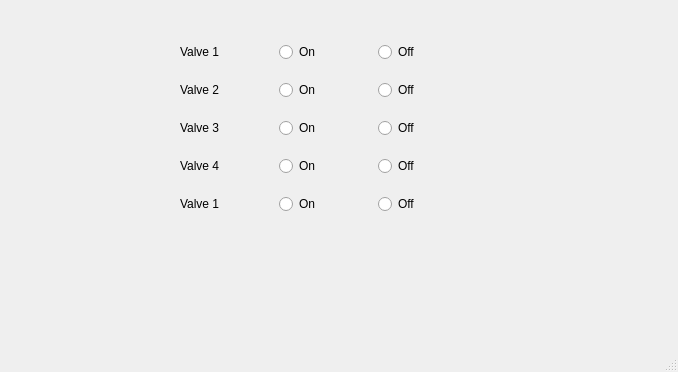
<?xml version="1.0" encoding="UTF-8"?>
<ui version="4.0">
 <class>PneumaticTest</class>
 <widget class="QMainWindow" name="PneumaticTest">
  <property name="geometry">
   <rect>
    <x>0</x>
    <y>0</y>
    <width>678</width>
    <height>372</height>
   </rect>
  </property>
  <property name="windowTitle">
   <string>MainWindow</string>
  </property>
  <widget class="QWidget" name="centralwidget">
   <widget class="QWidget" name="gridLayoutWidget">
    <property name="geometry">
     <rect>
      <x>180</x>
      <y>30</y>
      <width>291</width>
      <height>201</height>
     </rect>
    </property>
    <layout class="QGridLayout" name="gridLayout">
     <item row="1" column="1">
      <widget class="QRadioButton" name="Valve2On">
       <property name="text">
        <string>On</string>
       </property>
       <attribute name="buttonGroup">
        <string notr="true">buttonGroup_2</string>
       </attribute>
      </widget>
     </item>
     <item row="2" column="2">
      <widget class="QRadioButton" name="Valve3Off">
       <property name="text">
        <string>Off</string>
       </property>
       <attribute name="buttonGroup">
        <string notr="true">buttonGroup_3</string>
       </attribute>
      </widget>
     </item>
     <item row="3" column="1">
      <widget class="QRadioButton" name="Valve4On">
       <property name="text">
        <string>On</string>
       </property>
       <attribute name="buttonGroup">
        <string notr="true">buttonGroup_4</string>
       </attribute>
      </widget>
     </item>
     <item row="2" column="1">
      <widget class="QRadioButton" name="Valve3On">
       <property name="text">
        <string>On</string>
       </property>
       <attribute name="buttonGroup">
        <string notr="true">buttonGroup_3</string>
       </attribute>
      </widget>
     </item>
     <item row="0" column="1">
      <widget class="QRadioButton" name="Valve1On">
       <property name="text">
        <string>On</string>
       </property>
       <attribute name="buttonGroup">
        <string notr="true">buttonGroup</string>
       </attribute>
      </widget>
     </item>
     <item row="0" column="2">
      <widget class="QRadioButton" name="Valve1Off">
       <property name="text">
        <string>Off</string>
       </property>
       <attribute name="buttonGroup">
        <string notr="true">buttonGroup</string>
       </attribute>
      </widget>
     </item>
     <item row="4" column="2">
      <widget class="QRadioButton" name="Valve5Off">
       <property name="text">
        <string>Off</string>
       </property>
       <attribute name="buttonGroup">
        <string notr="true">buttonGroup_5</string>
       </attribute>
      </widget>
     </item>
     <item row="4" column="1">
      <widget class="QRadioButton" name="Valve5On">
       <property name="text">
        <string>On</string>
       </property>
       <attribute name="buttonGroup">
        <string notr="true">buttonGroup_5</string>
       </attribute>
      </widget>
     </item>
     <item row="3" column="2">
      <widget class="QRadioButton" name="Valve4Off">
       <property name="text">
        <string>Off</string>
       </property>
       <attribute name="buttonGroup">
        <string notr="true">buttonGroup_4</string>
       </attribute>
      </widget>
     </item>
     <item row="0" column="0">
      <widget class="QLabel" name="label_1">
       <property name="text">
        <string>Valve 1</string>
       </property>
      </widget>
     </item>
     <item row="1" column="0">
      <widget class="QLabel" name="label_2">
       <property name="text">
        <string>Valve 2</string>
       </property>
      </widget>
     </item>
     <item row="2" column="0">
      <widget class="QLabel" name="label_3">
       <property name="text">
        <string>Valve 3</string>
       </property>
      </widget>
     </item>
     <item row="3" column="0">
      <widget class="QLabel" name="label_4">
       <property name="text">
        <string>Valve 4</string>
       </property>
      </widget>
     </item>
     <item row="4" column="0">
      <widget class="QLabel" name="label_5">
       <property name="text">
        <string>Valve 1</string>
       </property>
      </widget>
     </item>
     <item row="1" column="2">
      <widget class="QRadioButton" name="Valve2Off">
       <property name="text">
        <string>Off</string>
       </property>
       <attribute name="buttonGroup">
        <string notr="true">buttonGroup_2</string>
       </attribute>
      </widget>
     </item>
    </layout>
   </widget>
  </widget>
  <widget class="QMenuBar" name="menubar">
   <property name="geometry">
    <rect>
     <x>0</x>
     <y>0</y>
     <width>678</width>
     <height>24</height>
    </rect>
   </property>
  </widget>
  <widget class="QStatusBar" name="statusbar"/>
 </widget>
 <resources/>
 <connections/>
 <buttongroups>
  <buttongroup name="buttonGroup"/>
  <buttongroup name="buttonGroup_2"/>
  <buttongroup name="buttonGroup_3"/>
  <buttongroup name="buttonGroup_4"/>
  <buttongroup name="buttonGroup_5"/>
 </buttongroups>
</ui>
